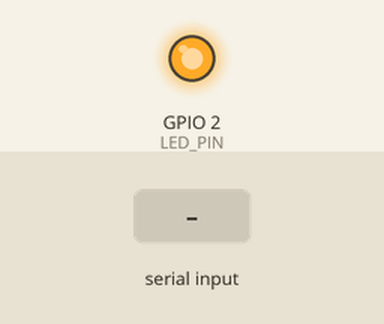
A sketch run on a simulated ESP32. Parts: output pins drawn as LEDs (lit = HIGH). Inputs (shaded band) come from the test bench. WiFi joins after 1.5 s; servers stay silent unless stated; what the sketch prints to the serial monitor is not drawn.

Above: at 7.1 s.
At 8.8 s:
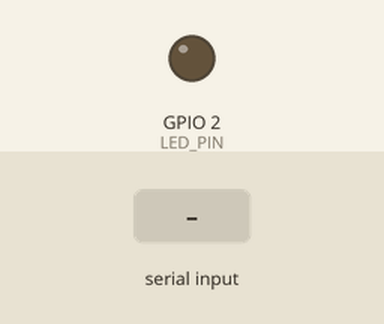
8.9 s: "1" received over the second serial link
At 10.3 s:
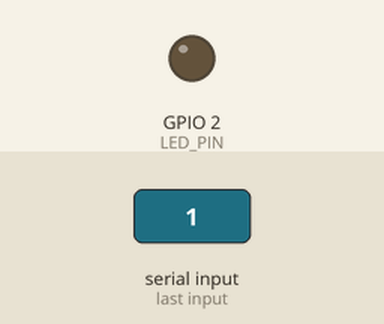
Timing chart, 0 to 11.9 s (numbered marks = the images above; inputs shaded):
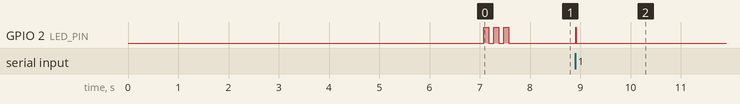

Measured:
- after the input at 8.9 s, GPIO 2 (LED_PIN): LOW → HIGH at once, → LOW 0.01 s later

The sketch:

rfid_debug.ino
```cpp
/*
 * ❌ STATUS: NOT WORKING / EXPERIMENTAL
 * This ESP32 code is part of the third approach (ESP32 standalone/Blynk) which did not work.
 * Use the Linux C or Python direct serial connection approaches instead.
 */

/************************************************************
 * ESP32 RFID DEBUG VERSION
 * Shows detailed debug info to help find the problem
 *
 * WIRING CHECK:
 * RFID TX  → ESP32 GPIO 16 (RX2)
 * RFID RX  → ESP32 GPIO 17 (TX2)
 * RFID GND → ESP32 GND
 * RFID VCC → ESP32 3.3V (NOT 5V!)
 ************************************************************/

#define BLYNK_PRINT Serial

// Blynk Configuration
#define BLYNK_TEMPLATE_ID   "TMPL3ajs_Zavb"
#define BLYNK_TEMPLATE_NAME "ESP32RFID"
#define BLYNK_AUTH_TOKEN    "Pik0pCvfvUu8X4-wQTGh35Rutgzo1t7z"

// WiFi credentials
char ssid[] = "CMF";
char pass[] = "123456789";

#include <WiFi.h>
#include <BlynkSimpleEsp32.h>
#include <HardwareSerial.h>

// === RFID Configuration ===
const int RFID_RX_PIN = 16;
const int RFID_TX_PIN = 17;
const int RFID_BAUD = 38400;
const int LED_PIN = 2;

HardwareSerial rfidSerial(2);

int tagCount = 0;
int loopCount = 0;
int bytesSeen = 0;

void setup() {
  pinMode(LED_PIN, OUTPUT);
  digitalWrite(LED_PIN, LOW);

  Serial.begin(115200);
  delay(2000);  // Longer delay to ensure Serial is ready

  Serial.println("\n\n\n");
  Serial.println("╔═════════════════════════════════════════════╗");
  Serial.println("║  ESP32 RFID DEBUG MODE v1.0                ║");
  Serial.println("╚═════════════════════════════════════════════╝\n");

  // TEST 1: Initialize RFID
  Serial.println("TEST 1: Initializing RFID Serial...");
  rfidSerial.begin(RFID_BAUD, SERIAL_8N1, RFID_RX_PIN, RFID_TX_PIN);
  delay(200);
  Serial.println("✅ RFID Serial initialized");
  Serial.print("   Baud: "); Serial.println(RFID_BAUD);
  Serial.print("   RX Pin: GPIO "); Serial.println(RFID_RX_PIN);
  Serial.print("   TX Pin: GPIO "); Serial.println(RFID_TX_PIN);
  Serial.println();

  // TEST 2: WiFi Connection
  Serial.println("TEST 2: Connecting to WiFi...");
  Serial.print("   SSID: "); Serial.println(ssid);

  WiFi.begin(ssid, pass);
  int wifiAttempts = 0;
  while (WiFi.status() != WL_CONNECTED && wifiAttempts < 20) {
    delay(500);
    Serial.print(".");
    wifiAttempts++;
  }

  if (WiFi.status() == WL_CONNECTED) {
    Serial.println("\n✅ WiFi Connected!");
    Serial.print("   IP: "); Serial.println(WiFi.localIP());
  } else {
    Serial.println("\n❌ WiFi FAILED!");
    Serial.println("   Continuing without WiFi...");
  }
  Serial.println();

  // TEST 3: Blynk Connection (only if WiFi works)
  if (WiFi.status() == WL_CONNECTED) {
    Serial.println("TEST 3: Connecting to Blynk...");
    Blynk.config(BLYNK_AUTH_TOKEN);
    if (Blynk.connect()) {
      Serial.println("✅ Blynk Connected!");
      Blynk.virtualWrite(V0, "ESP32 Debug Mode Active");
    } else {
      Serial.println("❌ Blynk connection failed");
      Serial.println("   Continuing in standalone mode...");
    }
  } else {
    Serial.println("TEST 3: Skipping Blynk (no WiFi)");
  }
  Serial.println();

  // TEST 4: RFID Port Test
  Serial.println("TEST 4: Testing RFID port...");
  Serial.println("   Waiting 3 seconds for data...");

  unsigned long testStart = millis();
  bool gotData = false;
  while (millis() - testStart < 3000) {
    if (rfidSerial.available()) {
      gotData = true;
      Serial.println("   ✅ RFID port is receiving data!");
      break;
    }
    delay(100);
  }

  if (!gotData) {
    Serial.println("   ❌ NO DATA on RFID port!");
    Serial.println("   Possible issues:");
    Serial.println("      - RFID module not connected");
    Serial.println("      - Wrong TX/RX pins");
    Serial.println("      - RFID module not powered");
    Serial.println("      - Wrong baud rate");
  }
  Serial.println();

  Serial.println("════════════════════════════════════════════");
  Serial.println("DEBUG MODE ACTIVE");
  Serial.println("Hold tag near RFID antenna now!");
  Serial.println("════════════════════════════════════════════\n");

  // Startup blink
  for(int i = 0; i < 3; i++) {
    digitalWrite(LED_PIN, HIGH);
    delay(100);
    digitalWrite(LED_PIN, LOW);
    delay(100);
  }
}

void loop() {
  Blynk.run();
  loopCount++;

  // Status update every 5 seconds
  if (loopCount % 500 == 0) {
    Serial.print("[STATUS] Loop: ");
    Serial.print(loopCount);
    Serial.print(" | Bytes seen: ");
    Serial.print(bytesSeen);
    Serial.print(" | Tags: ");
    Serial.println(tagCount);
  }

  // Check for RFID data
  if (rfidSerial.available()) {
    digitalWrite(LED_PIN, HIGH);

    Serial.println("\n>>> RFID DATA DETECTED! <<<");
    Serial.print("Raw bytes available: ");
    Serial.println(rfidSerial.available());

    String hexData = "";
    int byteCount = 0;

    // Read with detailed output
    while (rfidSerial.available()) {
      byte b = rfidSerial.read();
      bytesSeen++;

      if (b < 0x10) hexData += "0";
      hexData += String(b, HEX);
      hexData += " ";

      byteCount++;

      // Show first 10 bytes immediately for debug
      if (byteCount <= 10) {
        Serial.print("  Byte ");
        Serial.print(byteCount);
        Serial.print(": 0x");
        if (b < 0x10) Serial.print("0");
        Serial.print(b, HEX);
        Serial.print(" (");
        Serial.print(b);
        Serial.println(")");
      }

      delay(2);
    }

    hexData.trim();
    hexData.toUpperCase();

    Serial.println("\n--- COMPLETE DATA ---");
    Serial.print("Total bytes: ");
    Serial.println(byteCount);
    Serial.print("HEX: ");
    Serial.println(hexData);

    if (byteCount >= 4) {
      tagCount++;

      Serial.println("\n━━━━━━━━━━━━━━━━━━━━━━━━━━━━━━━━━━━");
      Serial.print("✅ VALID TAG #");
      Serial.println(tagCount);
      Serial.println("━━━━━━━━━━━━━━━━━━━━━━━━━━━━━━━━━━━");
      Serial.print("TAG ID: ");
      Serial.println(hexData);
      Serial.println();

      String phoneMessage = "Tag #" + String(tagCount) + ": " + hexData;

      if (Blynk.connected()) {
        Blynk.virtualWrite(V0, phoneMessage);
        Serial.println("📱 Sent to Blynk!");
      } else {
        Serial.println("⚠️  Not sent (Blynk disconnected)");
      }

      // Blink
      for(int i = 0; i < 3; i++) {
        digitalWrite(LED_PIN, LOW);
        delay(80);
        digitalWrite(LED_PIN, HIGH);
        delay(80);
      }
    } else {
      Serial.println("⚠️  Too few bytes, ignoring");
    }

    digitalWrite(LED_PIN, LOW);
    Serial.println();
  }

  delay(10);
}
```
